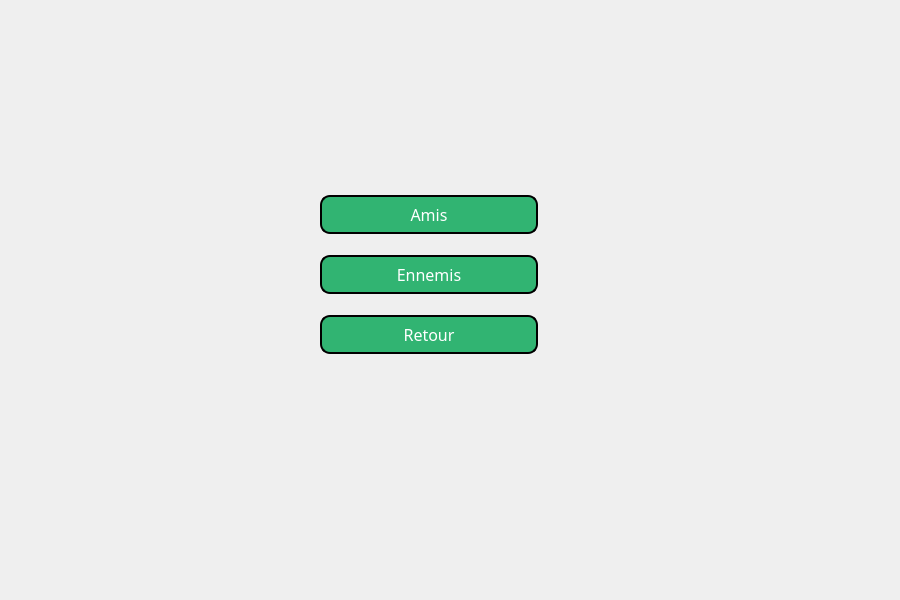
<?xml version="1.0" encoding="UTF-8"?>
<ui version="4.0">
 <class>MenuMultijoueur</class>
 <widget class="QDialog" name="MenuMultijoueur">
  <property name="geometry">
   <rect>
    <x>0</x>
    <y>0</y>
    <width>900</width>
    <height>600</height>
   </rect>
  </property>
  <property name="windowTitle">
   <string>Dialog</string>
  </property>
  <widget class="QWidget" name="verticalLayoutWidget">
   <property name="geometry">
    <rect>
     <x>320</x>
     <y>180</y>
     <width>218</width>
     <height>191</height>
    </rect>
   </property>
   <layout class="QVBoxLayout" name="verticalLayout">
    <item>
     <widget class="QPushButton" name="pushButton">
      <property name="font">
       <font>
        <family>Bauhaus 93</family>
        <pointsize>12</pointsize>
        <italic>false</italic>
        <bold>false</bold>
       </font>
      </property>
      <property name="styleSheet">
       <string notr="true">    background-color: rgb(49, 180, 114);
	color : white;
    border-style: outset;
    border-width: 2px;
    border-radius: 10px;
    border-color: black;
	font: url(C:/Users/dell/Documents/Game_menu_2/fonts/Bubblegum.otf);
    min-width: 10em;
    padding: 6px;</string>
      </property>
      <property name="text">
       <string>Amis</string>
      </property>
     </widget>
    </item>
    <item>
     <widget class="QPushButton" name="pushButton_2">
      <property name="font">
       <font>
        <family>Bauhaus 93</family>
        <pointsize>12</pointsize>
        <italic>false</italic>
        <bold>false</bold>
       </font>
      </property>
      <property name="styleSheet">
       <string notr="true">    background-color: rgb(49, 180, 114);
	color : white;
    border-style: outset;
    border-width: 2px;
    border-radius: 10px;
    border-color: black;
	font: url(C:/Users/dell/Documents/Game_menu_2/fonts/Bubblegum.otf);
    min-width: 10em;
    padding: 6px;</string>
      </property>
      <property name="text">
       <string>Ennemis</string>
      </property>
     </widget>
    </item>
    <item>
     <widget class="QPushButton" name="pushButton_3">
      <property name="font">
       <font>
        <family>Bauhaus 93</family>
        <pointsize>12</pointsize>
        <italic>false</italic>
        <bold>false</bold>
       </font>
      </property>
      <property name="styleSheet">
       <string notr="true">    background-color: rgb(49, 180, 114);
	color : white;
    border-style: outset;
    border-width: 2px;
    border-radius: 10px;
    border-color: black;
	font: url(C:/Users/dell/Documents/Game_menu_2/fonts/Bubblegum.otf);
    min-width: 10em;
    padding: 6px;</string>
      </property>
      <property name="text">
       <string>Retour</string>
      </property>
     </widget>
    </item>
   </layout>
  </widget>
 </widget>
 <resources/>
 <connections/>
</ui>
